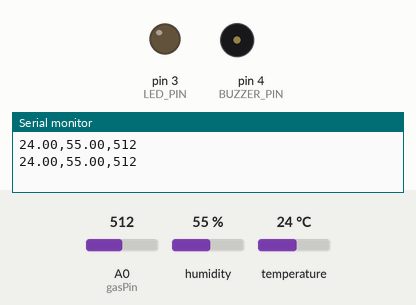
This sketch was run on a simulated Arduino Uno, built with avr-gcc and run on an emulated ATmega328P. Parts: output pins drawn as LEDs (lit = HIGH), buzzer (waves = sounding, pin HIGH), the last lines printed to the serial monitor. The test bench sets the inputs (shaded band); at power-on: humidity 55 %, A0 (gasPin) = 512, temperature 24 °C.

Above: at 2.8 s.
2.9 s: humidity set to 69 %
5.6 s: humidity set to 72 %
At 6.9 s:
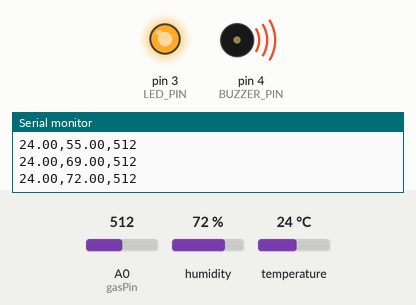
8.3 s: humidity set to 22 %
At 10.6 s:
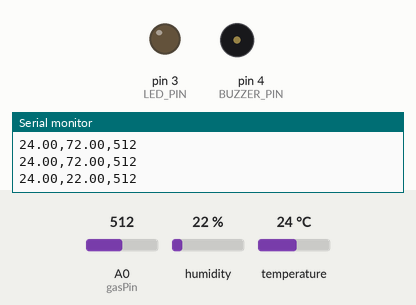
11.6 s: humidity set to 88 %
At 13.0 s:
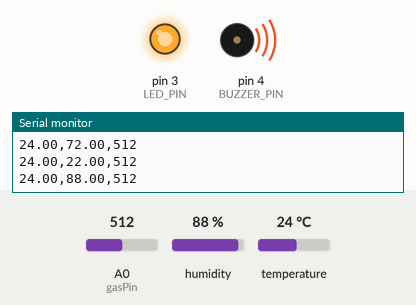
Timing chart, 0 to 14.6 s (numbered marks = the images above; inputs shaded):
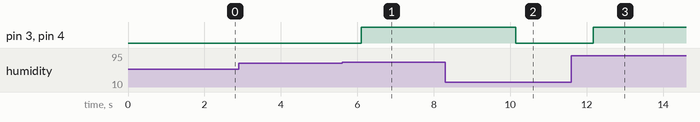

The sketch:

air_quality_monitor.ino
```cpp
#include <DHT.h>

#define DHTPIN 2
#define DHTTYPE DHT11
#define LED_PIN 3
#define BUZZER_PIN 4

DHT dht(DHTPIN, DHTTYPE);

float tempThreshold = 40.0;
float humThreshold = 70.0;
int gasThreshold = 800;
int gasPin = A0;

void setup() {
  Serial.begin(9600);
  dht.begin();
  pinMode(LED_PIN, OUTPUT);
  pinMode(BUZZER_PIN, OUTPUT);
  digitalWrite(LED_PIN, LOW);
  digitalWrite(BUZZER_PIN, LOW);
}

void loop() {
  float temperature = dht.readTemperature();
  float humidity = dht.readHumidity();
  int gasValue = analogRead(gasPin);

  Serial.print(temperature);
  Serial.print(",");
  Serial.print(humidity);
  Serial.print(",");
  Serial.println(gasValue);

  if (temperature > tempThreshold || humidity > humThreshold || gasValue > gasThreshold) {
    digitalWrite(LED_PIN, HIGH);
    digitalWrite(BUZZER_PIN, HIGH);
  } else {
    digitalWrite(LED_PIN, LOW);
    digitalWrite(BUZZER_PIN, LOW);
  }

  delay(2000);
}
```

Measured:
- the behaviour switches between 70 and 71 % on humidity (found by bisection; images 0 and 1)
- after the input at 5.6 s, pin 3 (LED_PIN), pin 4 (BUZZER_PIN): LOW → HIGH after 0.50 s
- after the input at 8.3 s, pin 3 (LED_PIN), pin 4 (BUZZER_PIN): HIGH → LOW after 1.8 s
- after the input at 11.6 s, pin 3 (LED_PIN), pin 4 (BUZZER_PIN): LOW → HIGH after 0.57 s
